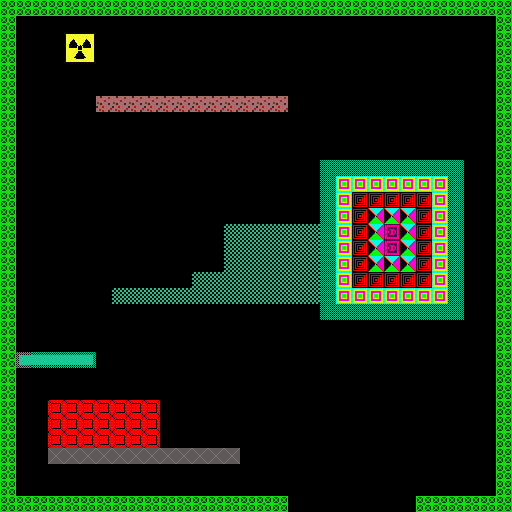

Below is a game level as drawn by its tile map, then a one-line description and the .tmx that defines it (tile-layer data replaced by summaries):
An orthogonal 32x32 tile map with 16x16 px tiles, 1 tile layer (Tile Layer 1) and 1 object (teleport).

<map version="1.0" orientation="orthogonal" width="32" height="32" tilewidth="16" tileheight="16">
 <tileset firstgid="1" name="Tiles" tilewidth="16" tileheight="16">
  <image source="ccbResources/Tiles.png" width="800" height="600" />
 </tileset>
 <layer name="Tile Layer 1" width="32" height="32">
  <data>[1024 cells, 299 non-empty, 17 distinct tile ids]</data>
 </layer>
 <objectgroup name="objects" width="32" height="32">
  <object type="teleport" x="293" y="496" width="116" height="10">
   <properties>
    <property name="direction" value="down" />
   </properties>
  </object>
 </objectgroup>
</map>
